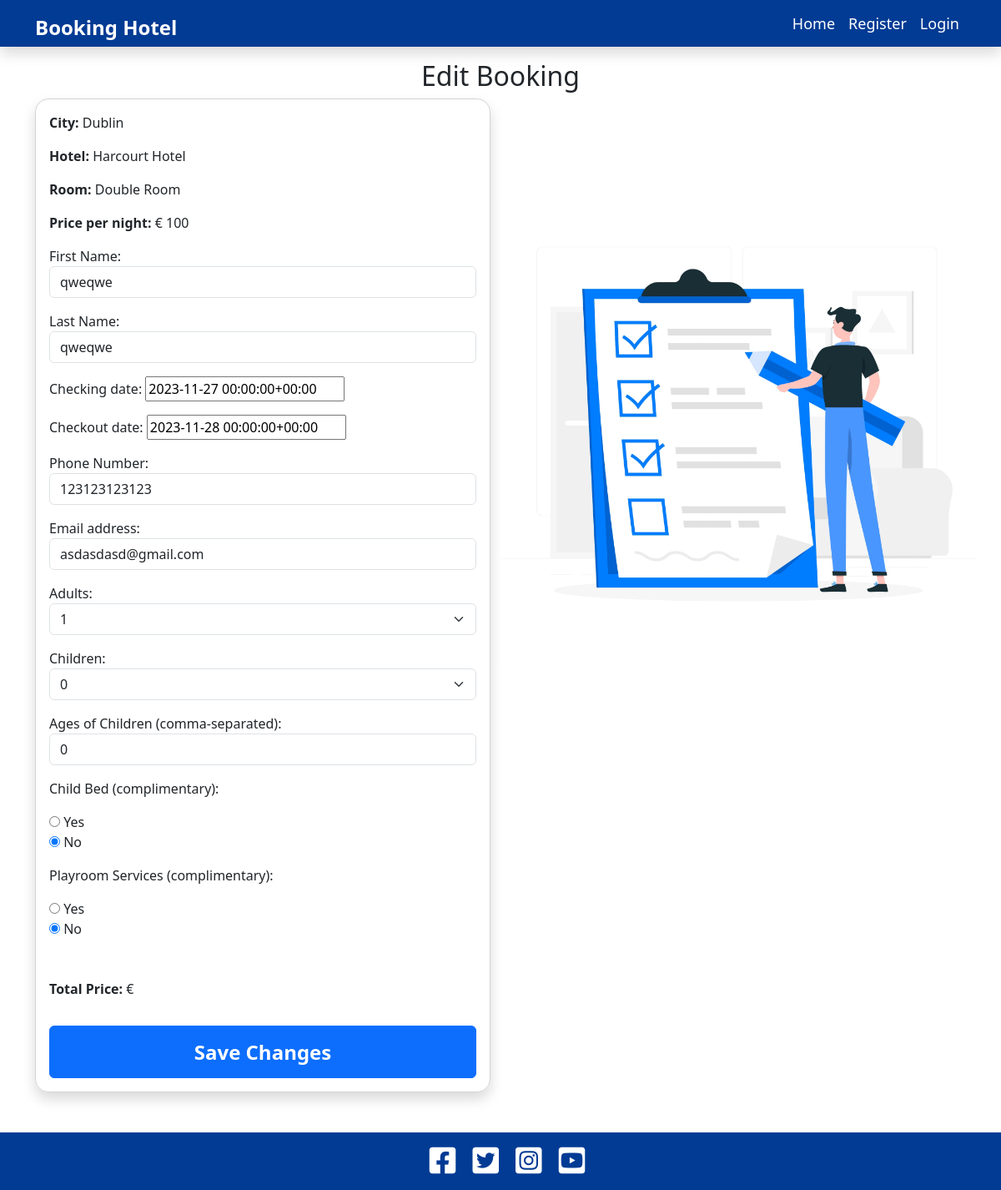
The page /edit_booking/1/ on the database its author committed.
### hotel/models.py (models this page shows, shortened)
class Booking(models.Model):
    customer = models.ForeignKey(User, on_delete=models.CASCADE)
    room = models.ForeignKey("Room", on_delete=models.CASCADE)
    booking_date = models.DateTimeField(auto_now_add=True)
    checking_date = models.DateTimeField(blank=True, null=True)
    checkout_date = models.DateTimeField(null=True, blank=True)
    phone_number = models.CharField(max_length=14, null=True)
    email = models.EmailField()
    is_cancelled = models.BooleanField(default=False)
    first_name = models.CharField(max_length=255, null=True, blank=True)
    last_name = models.CharField(max_length=255, null=True, blank=True)
    people_count = models.PositiveIntegerField(default=1)
    children_count = models.PositiveIntegerField(default=0)
    children_ages = models.CharField(max_length=255, null=True, blank=True)
    child_bed = models.BooleanField(default=False)
    playroom_services = models.BooleanField(default=False)
    total_price = models.DecimalField(max_digits=10, decimal_places=0, default=0)

class Room(models.Model):
    room_name = models.CharField(max_length=200, unique=True)
    slug = models.SlugField(max_length=200, unique=True)
    category = models.ForeignKey("Category", on_delete=models.CASCADE)
    price = models.DecimalField(max_digits=6, decimal_places=0)
    is_booked = models.BooleanField(default=False)
    capacity = models.IntegerField()
    description_room = models.TextField()
    room_image = CloudinaryField("image", default="plaseholder")
    facilities = models.ManyToManyField(Facilities, blank=True)
    hotel = models.ForeignKey(Hotel, on_delete=models.CASCADE)
    status = models.IntegerField(choices=STATUS, default=0)
    likes = models.ManyToManyField(User, related_name="room_likes", blank=True)
    on_main = models.BooleanField(default=False, verbose_name="Show on Main Page")

class Hotel(models.Model):
    hotel_name = models.CharField(max_length=200, unique=True)
    slug = models.SlugField(max_length=200, unique=True)
    description_hotel = models.TextField()
    hotel_image = CloudinaryField("image", default="plaseholder")
    city = models.ForeignKey(City, on_delete=models.CASCADE)
    on_main = models.BooleanField(default=False, verbose_name="Show on Main Page")

class City(models.Model):
    city_name = models.CharField(max_length=100)

### hotel/views.py (the view, shortened to what this page needs)
class EditBookingView(View):
    template_name = "edit_booking.html"
    def get(self, request, booking_id):
        booking = Booking.objects.get(id=booking_id)
        form = BookingEditForm(instance=booking)
        room = booking.room
        other_bookings = Booking.objects.filter(room=room).exclude(id=booking.id)
        booked_dates = []
        for other_booking in other_bookings:
            current_date = other_booking.checking_date
            if current_date <= other_booking.checkout_date:
                booked_dates.append(current_date.strftime("%Y-%m-%d"))
                current_date += timedelta(days=1)
        return render(
            request,
            self.template_name,
            {"form": form, "booking": booking, "booked_dates": booked_dates},
        )

### hotel/forms.py (shortened to what this page needs)
class BookingEditForm(BaseBookingForm):
    class Meta(BaseBookingForm.Meta):
        pass
    def __init__(self, *args, **kwargs):
        super().__init__(*args, **kwargs)
        if "instance" in kwargs:
            booking = kwargs["instance"]
            self.fields["checking_date"].initial = booking.checking_date.strftime(
                "%Y-%m-%d"
            )
            self.fields["checkout_date"].initial = booking.checkout_date.strftime(
                "%Y-%m-%d"
            )

### templates/edit_booking.html (shortened to what this page needs)
{% extends 'base.html' %}
{% load static %}
{% block content %}
<section class="section bg-white">
    <div class="container mt-3 mb-4">
        <h2 class="text-9 text-center fw-500">Edit Booking</h2>
        <div class="row">
            <div class="col-md-6" >
                <div class="card shadow mb-4 rounded-4">
                    <div class="card-body">
                        <form method="post" action="{% url 'edit_booking' booking.id %}" class="needs-validation">
                            <p><strong>City:</strong> {{ booking.room.hotel.city.city_name }}</p>
                            <p><strong>Hotel:</strong> {{ booking.room.hotel.hotel_name }}</p>
                            <p><strong>Room:</strong> {{ booking.room.room_name }}</p>
                            <p><strong>Price per night:</strong> €  <span id="price">{{ booking.room.price }}</span></p>
                            <div class="row">
                                {{ form.as_p }}
                                <div style="margin-top: 2rem; margin-bottom: 2rem;"><strong>Total Price:</strong> € </div>
                            </div>
                            <button type="submit" class="btn btn-primary btn-block custom-search-btn">Save Changes</button>
                        </form>
                    </div>
                </div>
            </div>
            <div class="col-md-6 card-body align-items-center justify-content-center fixed-image-container">
                <img src="{% static 'images/edit.webp' %}" alt="Form Image" class="img-fluid fixed-image">
            </div>
        </div>
    </div>
</section>
{% endblock %}

### static/css/style.css (style rules this page uses)
body { background-color: #fff; padding-top: 56px; }
.main-bg { background-color: #fff; }
.btn-block { width: 100%; height: 62.41px; line-height: 62.41px; font-size: 16px; padding: 0; }
.custom-search-btn { font-size: 24px; font-weight: bold; }
.card { border: 1px solid rgb(213, 210, 210); background-color: transparent; }
.fixed-image-container { position: -webkit-sticky; position: sticky; top: 0; height: 100vh; display: flex; align-items: flex-start; }
.fixed-image { width: 100%; height: auto; }

### rows shown on the page
Booking: room.hotel.city.city_name "Dublin", room.hotel.hotel_name "Harcourt Hotel", room.room_name "Double Room", room.price "100", first_name "qweqwe", last_name "qweqwe", checking_date "2023-11-27 00:00:00+00:00", checkout_date "2023-11-28 00:00:00+00:00", phone_number "123123123123", email "asdasdasd@gmail.com", people_count "1", children_count "0", children_ages "0", child_bed "☐ Yes ☑ No", playroom_services "☐ Yes ☑ No"
